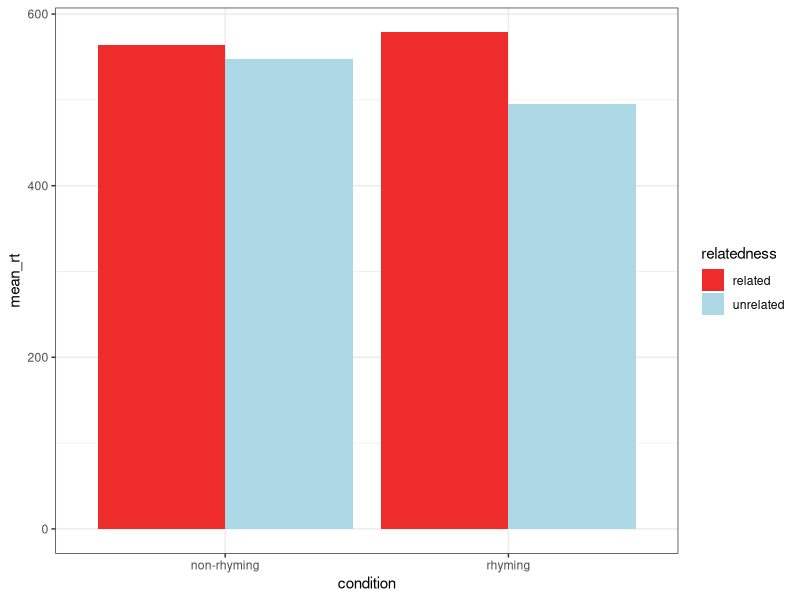

Write R code to recreate this figure. (Note: this script raises an error after producing the figure.)
## ---- chunk 1
library(tidyverse)
## ---- chunk 2
sona_data = read.csv("../data/savic-rhyming-sona.csv") %>%
  select(-sona_id) %>% mutate(data_source = "sona")

# repeat for prolific

prolific_data = read.csv ("../data/savic-rhyming-prolific.csv") %>%
  select(-PROLIFIC_PID) %>% mutate(data_source = "prolific")

## ---- chunk 3
##prolific_data <- prolific_data %>% select(names(sona_data))
final_data = rbind(sona_data, prolific_data) %>%
 mutate(rt = as.numeric(rt),
        relatedness = as.factor(relatedness),
        condition = as.factor(condition))%>%
  mutate(condition = fct_recode(condition, 
                                "non-rhyming" = "1",
                               "rhyming" = "2"))
## ---- chunk 4
#number of rows and columns 
nrow(final_data)
ncol(final_data)
## ---- chunk 5
#unique participants and trials

final_data%>% 
group_by(ID)%>% 
count()

final_data %>% 
  filter(typeoftrial == "sentence") %>%
  group_by(ID) %>% 
  count()

final_data %>% 
  filter(typeoftrial == "attention") %>%
  group_by(ID) %>% 
  count()

final_data %>% 
  filter(typeoftrial == "target") %>%
  group_by(ID) %>% 
  count()

## ---- chunk 6
levels(final_data$condition)
levels(final_data$relatedness)
## ---- chunk 7
basic_data = final_data %>% filter(typeoftrial == "target") %>% 
  select (ID, rt, condition, relatedness, prime, response, type, correct, block_number, target, correct_key) %>% 
ggplot() +
  geom_histogram(mapping = aes (x = as.numeric(rt)))

## ---- chunk 8
#editing all attention trials to adjust for typos

attention_trials= final_data%>% 
  filter(typeoftrial == "attention") %>% 
  select(ID, response, novel1, novel2, correct) %>% 
    rowwise() %>%
  mutate(response = ifelse(is.na(response), "blank", response)) %>%
  mutate(across(c(novel1, novel2), ~ replace_na(., "NOT_FOUND"))) %>% 
  mutate(edit_novel1 = adist(novel1, response),
         edit_novel2 = adist(novel2, response)) %>% 
  mutate(revised_correct = ifelse(edit_novel1 <= 2 |
                                    edit_novel2 <= 2,
                                    1, 0),
          mismatch = ifelse(correct == revised_correct, 0, 1)) %>%
  ungroup()
## ---- chunk 9
attention_trials  %>% 
  summarize(mean_accuracy = mean(revised_correct), 
            sd_accuracy = sd(revised_correct))

## summarize participant accuracy 
subject_attention_accuracy = attention_trials  %>% 
  group_by(ID)  %>% 
  summarize(mean_accuracy = mean(revised_correct))

# find IDs with less than 75% accuracy
low_acc_IDs = subject_attention_accuracy  %>% 
  filter(mean_accuracy < 0.75)  %>% 
  pull(ID)
## ---- chunk 10
priming_data = final_data %>% filter(typeoftrial == "target") %>% 
  select (ID, rt, condition, relatedness, prime, response, type, correct, block_number, target, correct_key) %>% 
  filter(!is.na(rt), rt> 200, rt< 1500, correct == "true", block_number == 1) %>% 
  filter(relatedness %in% c("related", "unrelated")) %>%
  filter(!ID %in% low_acc_IDs)

## ---- chunk 11
priming_data %>%
  group_by(condition, relatedness) %>%
  summarise(mean_rt = mean(rt)) %>%
  ggplot() +
  geom_col(mapping= aes(x= condition, y= mean_rt, 
                        group= relatedness, fill= relatedness),
           position = "dodge") +
  theme_bw() +
  scale_fill_manual(values = c("firebrick2", "lightblue"))
## ---- chunk 12
library(lmerTest)

rt_model = lmer(data = priming_data, rt~ relatedness*condition + (1|ID))
## ---- chunk 13
car::Anova(rt_model)
nobs(rt_model)
# load packages
check_model(rt_model)
